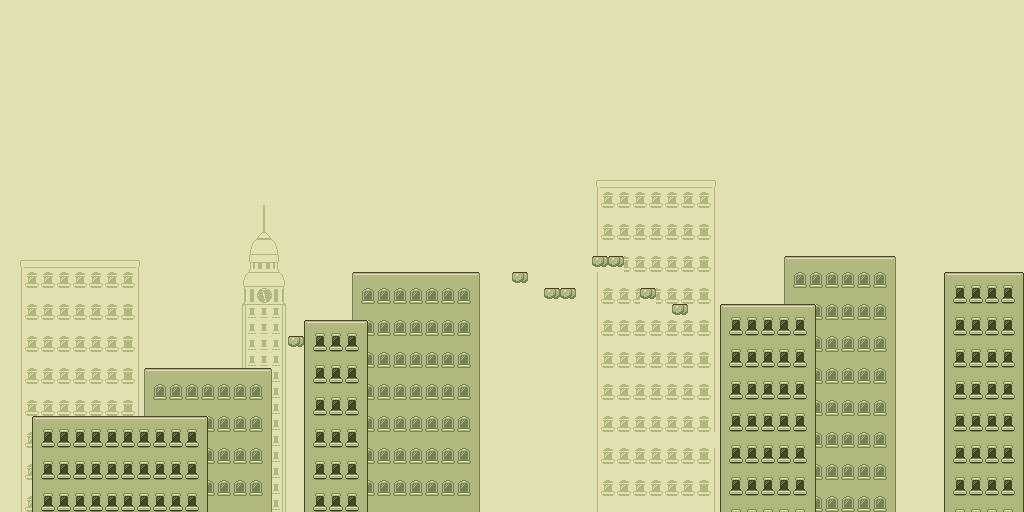

This game map was drawn from its Tiled (.tmx) file and the tilesets committed beside it. A one-line description and the trimmed map source follow:
An orthogonal 64x32 tile map with 16x16 px tiles, 2 tile layers (Tile Layer 2, Tile Layer 1).

<map version="1.10" tiledversion="1.10.1" orientation="orthogonal" renderorder="left-up" width="64" height="32" tilewidth="16" tileheight="16" infinite="0" nextlayerid="3" nextobjectid="1">
 <tileset firstgid="1" source="city.tsx" />
 <layer id="2" name="Tile Layer 2" width="64" height="32">
  <data>[2048 cells, 80 non-empty, 4 distinct tile ids]</data>
 </layer>
 <layer id="1" name="Tile Layer 1" width="64" height="32">
  <data>[2048 cells, 2048 non-empty, 98 distinct tile ids]</data>
 </layer>
</map>